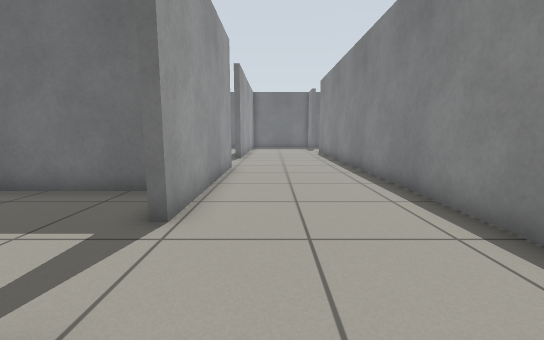
view 1 (above)

22 first-person views from a walk through a world built for the Gazebo simulator. The camera is 0.72 m above the floor, tilts 8° down and sees 90° across. The floor is counted in squares, 0.5 m on a side. Each view is taken from the middle of a square. On the plan, view 1 faces up. The plan holds only what a view shows up to about 13 squares ahead; the rest is blank.

view 2
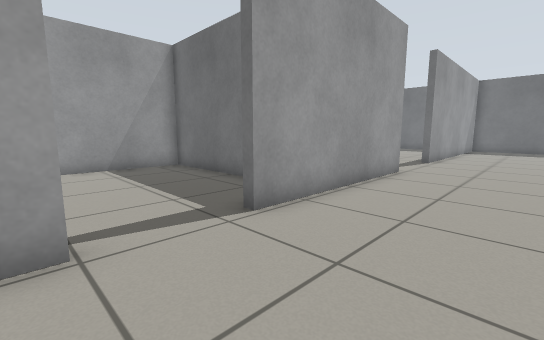

view 3
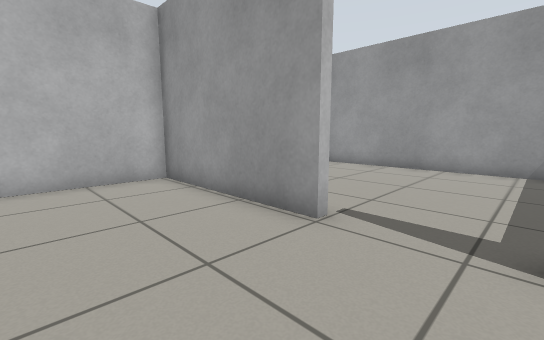

view 4
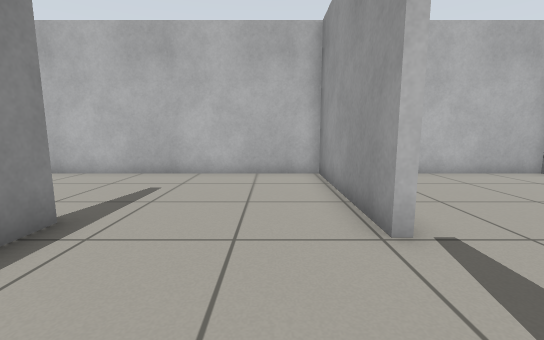

view 5
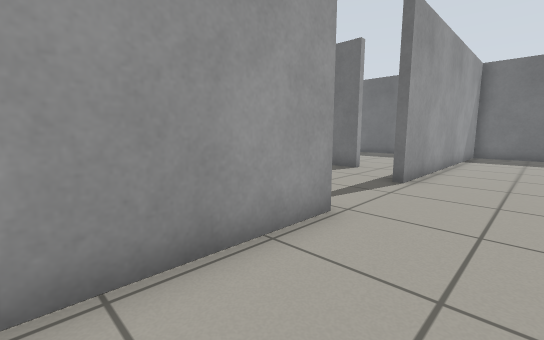

view 6
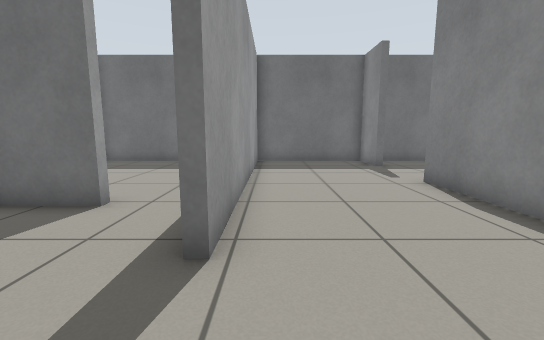

view 7
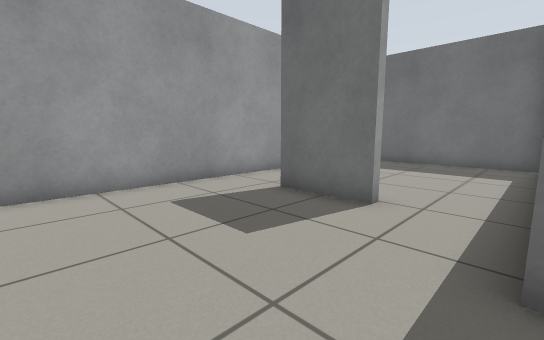

view 8
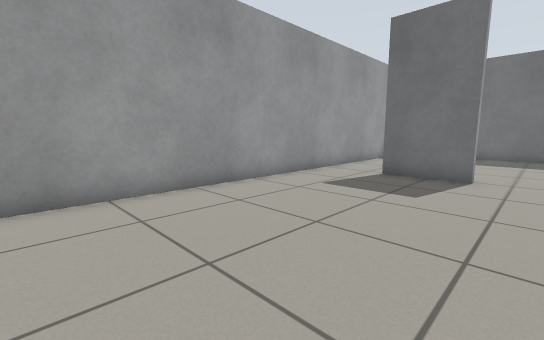

view 9
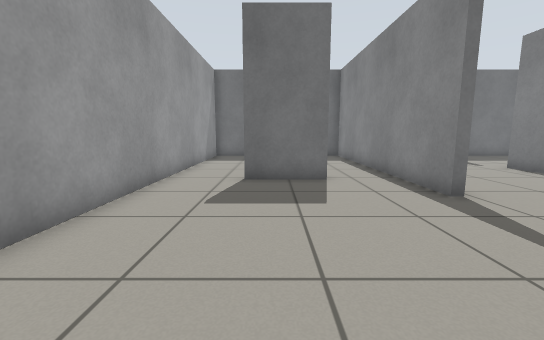

view 10
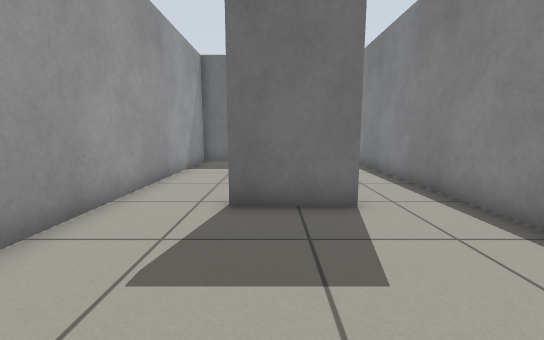

view 11
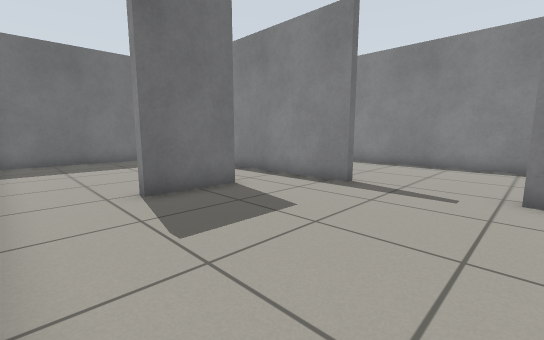

view 12
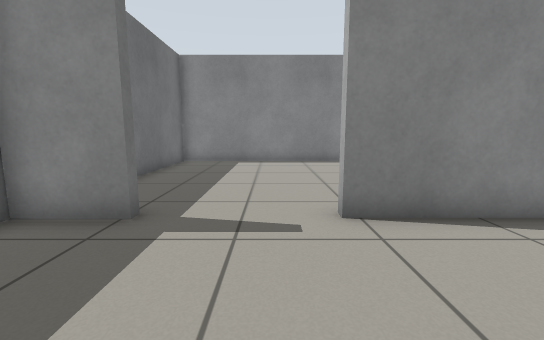

view 13
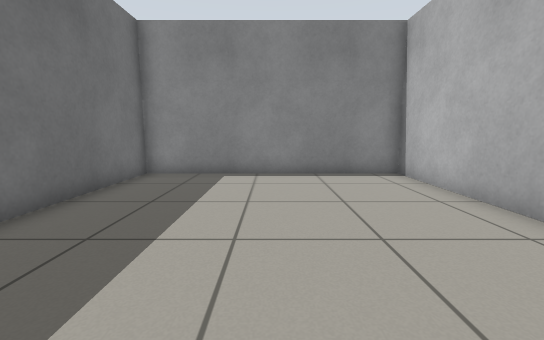

view 14
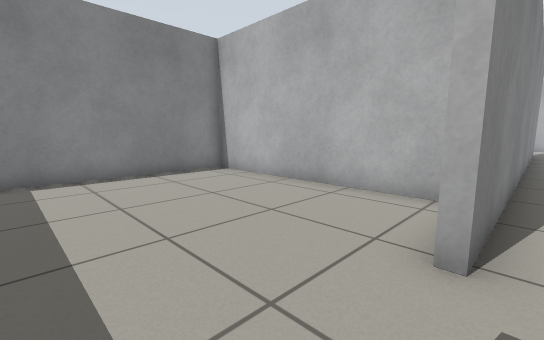

view 15
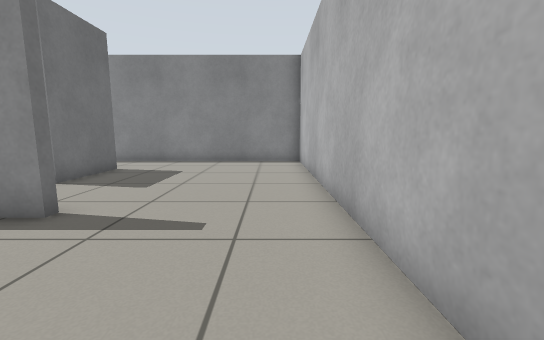

view 16
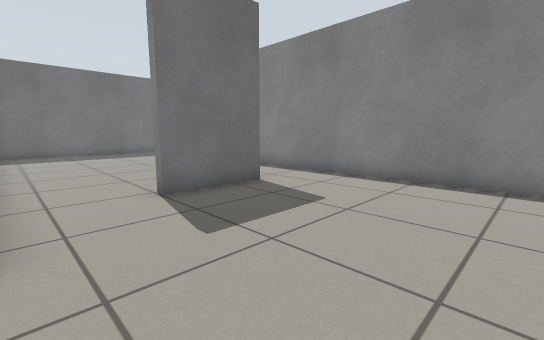

view 17
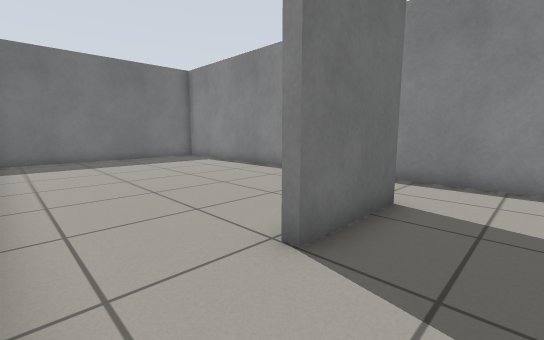

view 18
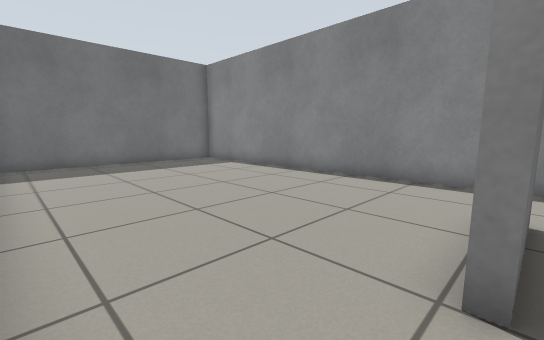

view 19
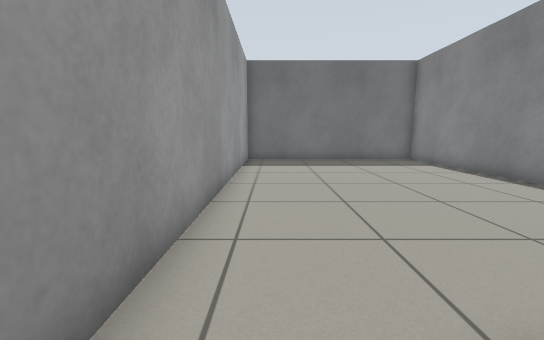

view 20
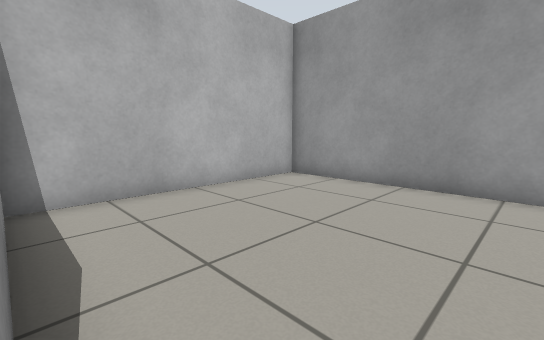

view 21
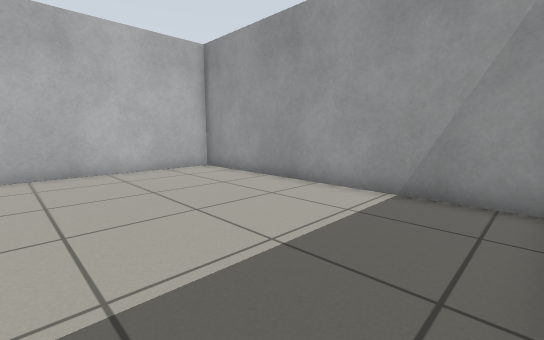

view 22
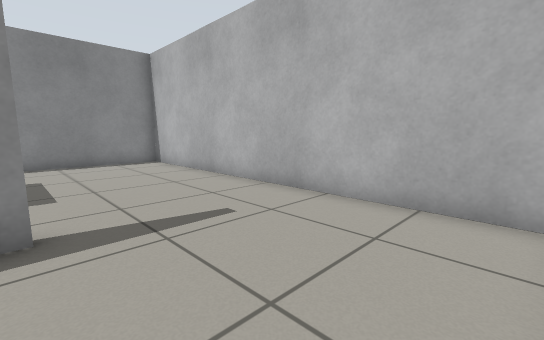

### Floor plan
Ten units are one square. View 1 is at (0, 0); x grows to the right and y downward. Boxes are objects, and circles mark ways between rooms. Rooms are numbered by the first view taken in them; rooms with no view inside come last. Other rooms are left out.
<svg viewBox="-98 -258 227 306">
<path fill="none" stroke="#000" d="M34 -8 34 -18M-17 -15 -17 43 35 43M-17 -112 -17 -41M34 -233 34 -253 -17 -253M34 -32 34 -199M-17 -248 -17 -149M-42 -172 -69 -172M-17 -149 -20 -149 -20 -244M-20 -253 -93 -253 -93 -79M96 -30 65 -30M37 -154 37 -31M98 -163 39 -163M35 43 124 43 124 -155M-30 -65 -93 -65 -93 43 -20 43M-20 43 -20 -8M38 -233 34 -233M44 -166 124 -166 124 -253 44 -253"/>
<circle cx="5" cy="-10" r="3" fill="#2a7"/>
<circle cx="30" cy="20" r="3" fill="#2a7"/>
<circle cx="-20" cy="-130" r="3" fill="#2a7"/>
<circle cx="-20" cy="-30" r="3" fill="#2a7"/>
<circle cx="30" cy="-220" r="3" fill="#2a7"/>
<text x="10" y="20">1</text>
<text x="10" y="-140">2</text>
<text x="-60" y="-160">3</text>
<text x="80" y="-60">4</text>
<text x="-60" y="-10">5</text>
<text x="80" y="-210">6</text>
</svg>
Room 1 opens to room 2. Room 1 opens to room 4. Room 2 opens to room 3. Room 2 opens to room 5. Room 2 opens to room 6.

Where each view was taken, in squares from view 1:
view 1: 0 up, 0 right, facing up
view 2: 1 up, 2 right, facing up-left
view 3: 4 up, 2 right, facing down-left
view 4: 5 up, 0 right, facing down
view 5: 7 up, 1 right, facing up-left
view 6: 12 up, 1 left, facing up
view 7: 12 up, 2 left, facing up-left
view 8: 8 up, 3 left, facing up-left
view 9: 9 up, 6 left, facing up
view 10: 12 up, 6 left, facing up
view 11: 11 up, 9 left, facing up-right
view 12: 21 up, 1 left, facing right
view 13: 21 up, 3 right, facing right
view 14: 23 up, 3 right, facing down-right
view 15: 3 down, 1 left, facing right
view 16: 3 down, 4 right, facing up-right
view 17: 1 up, 4 right, facing up-right
view 18: 3 up, 4 right, facing up-right
view 19: 2 up, 5 right, facing up
view 20: 2 up, 2 left, facing down-left
view 21: 6 up, 3 left, facing down-left
view 22: 1 up, 1 left, facing down-right
